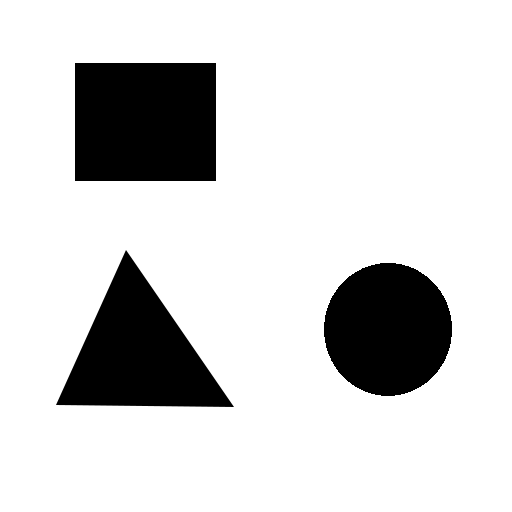
#> input picture 3shapes.bmp, 512 x 512 px; the run also reads 2 pictures not shown here
$ jupyter execute --allow-errors APO_Lab6_AnalizaObrazu.ipynb
#> lines starting #> are read from the running program, lines starting #| are printed output that depends on the picture; after the words box and inside, x2 and y2 are one past the last pixel; in counts of white or black regions, pixels touching at a corner belong together
### svm_utils.py
# -*- coding: utf-8 -*-
"""svm_utils.ipynb

Automatically generated by Colaboratory.

Original file is located at
    https://colab.research.google.com/drive/172y3xpWP16AE_rpf3dsd7mmuEihf4OBE
"""

#from google.colab.patches import cv2_imshow
import cv2
import numpy as np
from matplotlib import pyplot as plt
import random
from sklearn.metrics import accuracy_score
from sklearn.metrics import confusion_matrix
from sklearn.metrics import ConfusionMatrixDisplay
from sklearn.metrics import classification_report

# all feat

def get_feat(img):
  ret,thresh = cv2.threshold(img,127,255,0)
  contours,hierarchy = cv2.findContours(thresh, 1, 2)
  #print(len(contours))
  #cv2_imshow(thresh)


  M_all = np.empty((29, 0))

  for cnt in contours:
    M = cv2.moments(cnt)
    M_vec = M.values()
    M_vec = np.array(list(M_vec)).flatten().reshape(-1,1)
    #print(M_vec.shape)

    area = cv2.contourArea(cnt)

    perimeter = cv2.arcLength(cnt,True)

    x,y,w,h = cv2.boundingRect(cnt)
    aspect_ratio = float(w)/h

    rect_area = w*h
    extent = float(area)/rect_area

    equi_diameter = np.sqrt(4*area/np.pi)

    feat_vec = np.array([area, perimeter, aspect_ratio, extent, equi_diameter]).reshape(-1,1)

    M_vec = np.vstack((M_vec, feat_vec))
    #print(M_vec.shape)
    M_all = np.hstack((M_all, M_vec))

  return M_all

def get_target(input_feats, target_class = 1):
  sh = input_feats.shape
  out = np.ones((sh[1],1))
  return out*target_class

def train_svm_3class (fimg_class1,fimg_class2,fimg_class3, cmplot=0, print_report=0, my_labels=['class1','class2','class3']):
  img2 = cv2.imread(fimg_class1, cv2.IMREAD_GRAYSCALE)
  feat1 = get_feat(img2)
  feat1 = np.delete(feat1, feat1.shape[1]-1, axis=1)

  img2 = cv2.imread(fimg_class2, cv2.IMREAD_GRAYSCALE)
  feat2 = get_feat(img2)
  feat2 = np.delete(feat2, feat2.shape[1]-1, axis=1)

  img2 = cv2.imread(fimg_class3, cv2.IMREAD_GRAYSCALE)
  feat3 = get_feat(img2)
  feat3 = np.delete(feat3, feat3.shape[1]-1, axis=1)

  t1 = get_target(feat1, 1)
  t2 = get_target(feat2, 2)
  t3 = get_target(feat3, 3)

  x_input = np.float32(np.concatenate((feat1,np.concatenate((feat2, feat3),axis =1)),axis =1).transpose())
  t_input = np.int64(np.concatenate((t1,np.concatenate((t2, t3)))))

  # Train the SVM
  mysvm = cv2.ml.SVM_create()
  mysvm.setType(cv2.ml.SVM_C_SVC)
  mysvm.setKernel(cv2.ml.SVM_LINEAR)
  mysvm.setTermCriteria((cv2.TERM_CRITERIA_MAX_ITER, 10000, 1e-6))
  mysvm.train(x_input, cv2.ml.ROW_SAMPLE, t_input)

  y_pred = mysvm.predict(x_input)[1]
  svm_acc = accuracy_score(t_input, y_pred) #y_true = t_input

  if (print_report==1):
    print(classification_report(t_input, y_pred, target_names=my_labels))
  else:
    print('SVM trained with '+str(svm_acc)+' accuracy.')

  if (cmplot==1):
    CMdisp = ConfusionMatrixDisplay(confusion_matrix(t_input, y_pred), display_labels=my_labels)
    CMdisp.plot()


  return mysvm

def show_svm3_preds(svm,img_fname):
  img2 = cv2.imread(img_fname, cv2.IMREAD_GRAYSCALE)
  feat_test = get_feat(img2)
  #feat_test = np.delete(feat_test, feat_test.shape[1]-1, axis=1)
  #print(feat_test.shape)

  ret,thresh = cv2.threshold(img2,127,255,0)
  contours,hierarchy = cv2.findContours(thresh, 1, 2)
  #print(len(contours))

  contours,hierarchy = cv2.findContours(thresh, cv2.RETR_LIST, cv2.CHAIN_APPROX_NONE)
  #mode: cv2.RETR_EXTERNAL / cv2.RETR_FLOODFILL
  # aproximtion: cv2.CHAIN_APPROX_NONE / cv2.CHAIN_APPROX_SIMPLE
  img3 = cv2.cvtColor(img2,cv2.COLOR_GRAY2RGB)

  for x in range(len(contours)):
      sampleMat = np.float32(feat_test[:,x].reshape(-1,1).transpose())
      response = svm.predict(sampleMat)[1]

      cnt = contours[x]

      if response == 1:
        cv2.drawContours(img3, [cnt], 0, (0,255,0), 3) # zielony = ryz
      elif response == 2:
        cv2.drawContours(img3, [cnt], 0, (255,0,0), 3) # niebieski = soczewica
      elif response == 3:
        cv2.drawContours(img3, [cnt], 0, (0,0,255), 3) # czerwony = fasola
      else:
        cv2.drawContours(img3, [cnt], 0, (255,255,255), 3)

  #cv2_imshow(img3)
  plt.figure(figsize=(10,10))
  plt.imshow(cv2.cvtColor(img3, cv2.COLOR_BGR2RGB))

### APO_Lab6_AnalizaObrazu.ipynb
# APO Lab 6 Analiza obrazu

[cell 1]
#from google.colab.patches import cv2_imshow
import cv2
import numpy as np
from matplotlib import pyplot as plt
import random

from sklearn.metrics import accuracy_score
from sklearn.metrics import confusion_matrix
from sklearn.metrics import ConfusionMatrixDisplay
from sklearn.metrics import classification_report

!WAŻNE! Aby poniższy plik działał na Google Colab, należy wgrać plik '3shapes.bmp' do Zad1 oraz pliki 'svm_utils.py', 'train_ryz.jpg', 'train_fasola.jpg', 'train_soczewica.jpg', 'test1.jpg' do Zad2. Z panelu po lewej stronie wybieramy ikonę folderu ('Files') a następnie 'Upload' i wybieramy plik (wcześniej ściągnięte na dysk twardy z UBI).

# Zadanie 1

[cell 2]
# Wczytanie obrazu pierwotnego
img = cv2.imread('3shapes.bmp', cv2.IMREAD_GRAYSCALE)
#> img is the input picture: shape (512, 512); min 0, max 255, mean 212.3
#cv2_imshow(img)
plt.figure(figsize=(10,10))
plt.imshow(img, cmap='gray')

Funkcja cv2.findContours pozwala w prosty sposób wybrać z obrazu binarnego obiekty a właściwie ich kontury/obrysy. Jej ierwszym argumentem wejściowym jest oczywiście obraz. Dwa kolejne parametry definiują szczegóły generowania konturów. Drugi parametr określa czy znalezione zostaną wyłącznie kontóry zewnętrzne czy wszystie i określa hierarchiczność. W tym przykładzie będziemy korzystać z opcji *cv2.RETR_LIST*, która generuje wszystkie kontóry w obrazie bez ustalania ich hierarchii. Trzeci paramer określa czy i w jaki sposób kontury obiektów będą przybliżane (aproksymowane) aby zminimalizować liczbę punktów niezbędnych do przechowania. W tym przykładzie będziemy korzystać z opcji *cv2.CHAIN_APPROX_SIMPLE*, która enkoduje linie poziome, pionowe i nachylone pod kątem 45 stopni.

Pozostałe opcje drugiego parametru:

*   RETR_EXTERNAL
Python: cv.RETR_EXTERNAL
retrieves only the extreme outer contours. It sets hierarchy[i][2]=hierarchy[i][3]=-1 for all the contours.

*   RETR_LIST
Python: cv.RETR_LIST
retrieves all of the contours without establishing any hierarchical relationships.

*   RETR_CCOMP
Python: cv.RETR_CCOMP
retrieves all of the contours and organizes them into a two-level hierarchy. At the top level, there are external boundaries of the components. At the second level, there are boundaries of the holes. If there is another contour inside a hole of a connected component, it is still put at the top level.

*   RETR_TREE
Python: cv.RETR_TREE
retrieves all of the contours and reconstructs a full hierarchy of nested contours.

*   RETR_FLOODFILL
Python: cv.RETR_FLOODFILL

Pozostałe opcje trzeciego parametru:

*   CHAIN_APPROX_NONE
Python: cv.CHAIN_APPROX_NONE
stores absolutely all the contour points. That is, any 2 subsequent points (x1,y1) and (x2,y2) of the contour will be either horizontal, vertical or diagonal neighbors, that is, max(abs(x1-x2),abs(y2-y1))==1.

*   CHAIN_APPROX_SIMPLE
Python: cv.CHAIN_APPROX_SIMPLE
compresses horizontal, vertical, and diagonal segments and leaves only their end points. For example, an up-right rectangular contour is encoded with 4 points.

*   CHAIN_APPROX_TC89_L1
Python: cv.CHAIN_APPROX_TC89_L1
applies one of the flavors of the Teh-Chin chain approximation algorithm

*   CHAIN_APPROX_TC89_KCOS
Python: cv.CHAIN_APPROX_TC89_KCOS
applies one of the flavors of the Teh-Chin chain approximation algorithm

[Referencja] Dokumentacja: https://docs.opencv.org/2.4/modules/imgproc/doc/structural_analysis_and_shape_descriptors.html#findcontours

[cell 3]
# preporcessing
ret,thresh = cv2.threshold(img,127,255,0) # pogowanie obrazu pierwotnego aby uzyskac obraz binarny
#> thresh: shape (512, 512); 83.3% white; 3 black regions
contours,hierarchy = cv2.findContours(thresh, cv2.RETR_LIST, cv2.CHAIN_APPROX_SIMPLE) # funkcja znajdywania kontórow w obrazie binarnym
#> contours = 4 contours; box (x1, y1, x2, y2) and area: (0, 0, 512, 512) 261121, (74, 62, 217, 182) 16896, (55, 250, 235, 408) 14110, (323, 262, 453, 397) 13539
len(contours) # liczb znalezionych konturów
#> Out = 4

Jak łatwo zauważyć pomimo że na obrazie są trzy obiekty to algorytm znalazł 4 kontury. Zobaczmy dlaczego. Narysyjemy wszystkie znalezione kontury na obrazie.

[cell 4]
# Rysowanie kontórów na obrazie

img2 = cv2.cvtColor(img,cv2.COLOR_GRAY2RGB) # konwersja z szaroodcieniowego do RGB (właściwie to kolejność BGR) aby można było rysować kolorowe kontury

# rysujemy pierwszy kontur kolorem niebieskim
cnt = contours[0]
#> cnt = contour of 180 points, box (x1, y1, x2, y2) (323, 262, 453, 397), area 13539
cv2.drawContours(img2, [cnt], 0, (255,0,0), 3)

# rysujemy drugi kontur kolorem zielonym
cnt = contours[1]
#> cnt = contour of 244 points, box (x1, y1, x2, y2) (55, 250, 235, 408), area 14110
cv2.drawContours(img2, [cnt], 0, (0,255,0), 3)

# rysujemy trzeci kontur kolorem czerwonym
cnt = contours[2]
#> cnt = [[74, 63], [75, 62], [215, 62], [216, 63], [216, 180], [215, 181], [75, 181], [74, 180]]
cv2.drawContours(img2, [cnt], 0, (0,0,255), 3)

# rysujemy czwarty kontur innym kolorem
cnt = contours[3]
#> cnt = [[0, 0], [0, 511], [511, 511], [511, 0]]
cv2.drawContours(img2, [cnt], 0, (255,255,0), 3)

#cv2_imshow(img2)
plt.figure(figsize=(10,10))
plt.imshow(cv2.cvtColor(img2, cv2.COLOR_BGR2RGB))

Jak widać algorytm znajduje również kontur najbardziej zewnętrzny, czyli ramkę obrazu. Poniżej definicja funkcji która wczytuje obraz i wyświetla naniesione kolorowe kontury na obraz po progowaniu. Zachęcam do przetestowania różnych kombinacji parametrów funkcji *cv2.findContours*.

[cell 5]
def find_and_show_contours (fname):
#> called with fname = 'train_fasola.jpg'
  img = cv2.imread(fname, cv2.IMREAD_GRAYSCALE)
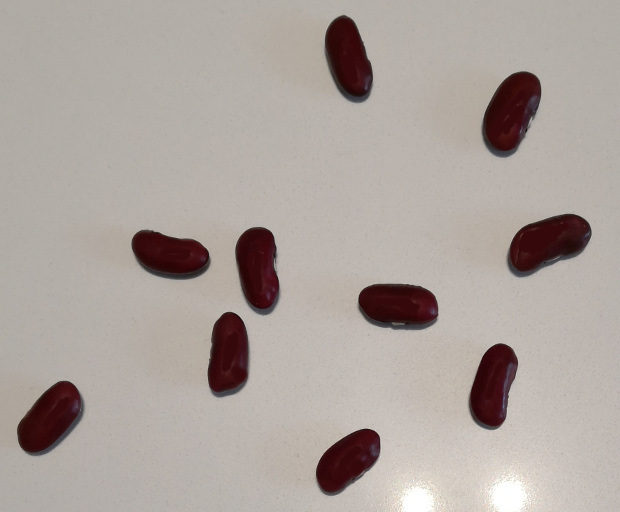
#> input picture train_fasola.jpg, 620 x 512 px
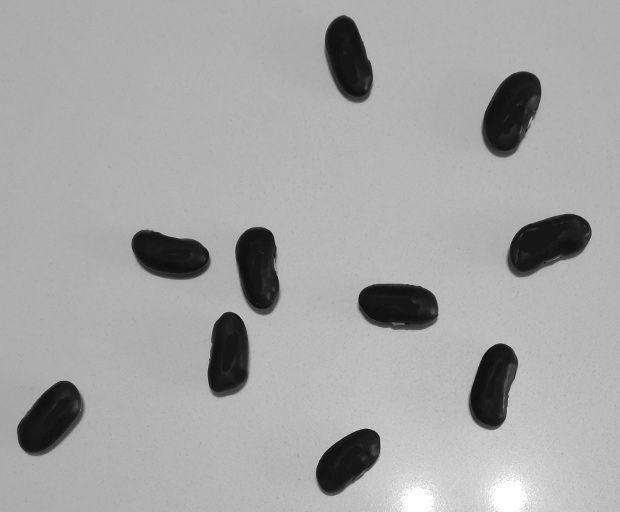
#> img: shape (512, 620); min 12, max 255, mean 165.5
  ret,thresh = cv2.threshold(img,127,255,0)
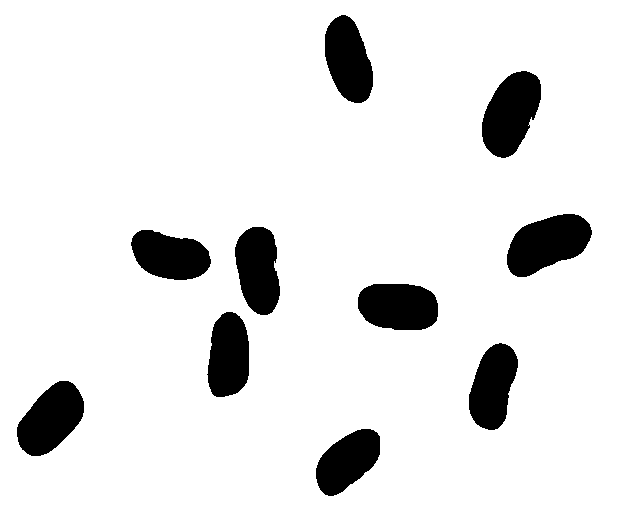
#> thresh: shape (512, 620); 90.2% white; 10 black regions
  contours,hierarchy = cv2.findContours(thresh, cv2.RETR_CCOMP, cv2.CHAIN_APPROX_NONE)
#> contours = 11 contours; largest, box (x1, y1, x2, y2) and area: (0, 0, 620, 512) 316309, (506, 213, 593, 278) 3689, (481, 70, 542, 159) 3621, (16, 380, 85, 457) 3373, (357, 283, 439, 331) 3254
# mode: cv2.RETR_EXTERNAL / cv2.RETR_FLOODFILL
# approximation: cv2.CHAIN_APPROX_NONE / cv2.CHAIN_APPROX_SIMPLE
  img3 = cv2.cvtColor(thresh,cv2.COLOR_GRAY2RGB)
#> img3: shape (512, 620, 3); 90.2% white; 10 black regions, largest, box (x1, y1, x2, y2) and area: (507, 214, 592, 277) 3583, (482, 71, 541, 158) 3514, (17, 381, 84, 456) 3281
  for cnt in contours:
    cv2.drawContours(img3, [cnt], 0, (random.randrange(50,200,25),random.randrange(50,200,25),random.randrange(50,200,25)), 3)
#> this loop made 11 passes
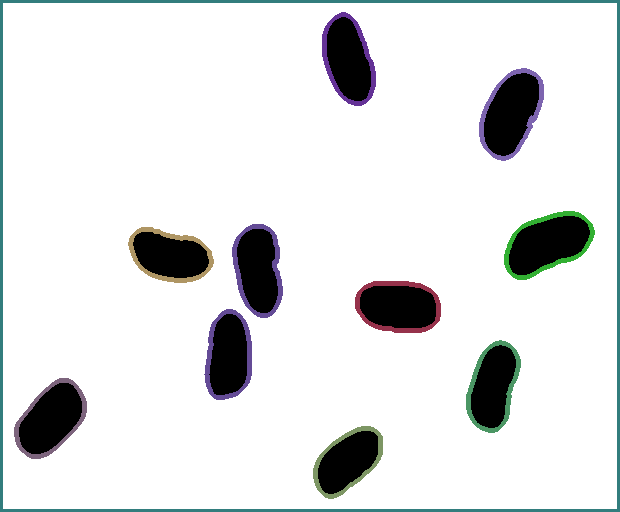
#> img3: shape (512, 620, 3); mean B, G, R 226, 225.7, 224.2
  #cv2_imshow(img3)
  plt.figure(figsize=(10,10))
  plt.imshow(img3)

[cell 6]
find_and_show_contours ('train_fasola.jpg')

## Zad 1. a) Obliczenie momentów

Do obliczania momentów centralnych obrazu (obiektu) służy wbudowana funkcja opencv *cv2.moments*. Może ona przyjmować jako argument wejściowy cały obraz lub kontur (uzyskany z poprzednio użytej funkcji *cv2.findContours*).

Funkcja ta wylicza momenty do 3 rzędu wiec w wyniku otrzymujemy 24 wartości. W języku python wynik jest w postaci 'dict'.

[Referencja] Dokumentacja: https://docs.opencv.org/2.4/modules/imgproc/doc/structural_analysis_and_shape_descriptors.html?highlight=cv2.moments#cv2.moments

[cell 7]
# obliczanie momentów dla całego obrazu
M_img = cv2.moments(img)
#> M_img = moments, m00 55662581, centre m10/m00, m01/m00 = (263.3, 255)
M_img
#> Out has the same summary as M_img

[cell 8]
# obliczanie momentów dla pojedynczego obiektu
cnt = contours[0]
#> cnt = contour of 180 points, box (x1, y1, x2, y2) (323, 262, 453, 397), area 13539
M = cv2.moments(cnt)
#> M = moments, m00 13539, centre m10/m00, m01/m00 = (387.5, 328.9)
M
#> Out has the same summary as M

## Zad 1. b) Obliczenie pola powierzchni i obwodu

Aby obliczyć pole powierzchni i obwodu również można użyć wbudowanych funkcji biblioteki OpenCV.

[cell 9]
area = cv2.contourArea(cnt)
#> area = 13539
area
#> Out = 13539

[cell 10]
perimeter = cv2.arcLength(cnt,True) # Drugi argument określa czy kształt ma zamknięty kontur (wtedy podajemy True) czy jest to krzywa
#> perimeter = 434.6
perimeter
#> Out = 434.6

## Zad 1. c) Obliczanie współczynników kształtu

Do obliczenia wybranych współczynników kształtu również można wspomóc się funkcjami z biblioteki OpenCV.

[cell 11]
#aspect ratio
x,y,w,h = cv2.boundingRect(cnt)
#> x = 323; y = 262; w = 130; h = 135
aspect_ratio = float(w)/h
#> aspect_ratio = 0.963
aspect_ratio
#> Out = 0.963

[cell 12]
#extent
area = cv2.contourArea(cnt)
x,y,w,h = cv2.boundingRect(cnt)
rect_area = w*h
#> rect_area = 17550
extent = float(area)/rect_area
#> extent = 0.771
extent
#> Out = 0.771

[cell 13]
#solidity
area = cv2.contourArea(cnt)
hull = cv2.convexHull(cnt)
#> hull = contour of 53 points, box (x1, y1, x2, y2) (323, 262, 453, 397), area 13634
hull_area = cv2.contourArea(hull)
#> hull_area = 13634
solidity = float(area)/hull_area
#> solidity = 0.993
solidity
#> Out = 0.993

[cell 14]
# equivalentDiameter
area = cv2.contourArea(cnt)
equi_diameter = np.sqrt(4*area/np.pi)
#> equi_diameter = 131.3
equi_diameter
#> Out = 131.3

# Zadanie 2

Opracować algorytm i uruchomić aplikację realizującą klasyfikację obiektu/obrazu na podstawie utworzonego w Zadaniu 1 wektora cech. Klasyfikacja realizowana za pomocą SVM na podstawie zbioru uczącego podanego przez prowadzącego.

## Przykład podziału płaszczyzny przez SVM (Support Vector Machine)

Zakładając że mamy dwie cechy opisujące każdy obiekt, możemy utworzyć płaszczyznę i nanieść na nią punkty odpowiadające każdemu obiektowi. Załóżmy że wiemy że obiekty należą do dwóch klas. Zadaniem klasyfikatora jest wyznaczenie podziału płaszczyzny na dwa rozłączne obszary odpowiadające każdej z klas, czyli na znalezieniu tzw. granicy decyzyjnej między klasami. Prosty przykład poniżej (nie trzeba wnikliwie analizować kodu, tym zajmiemy się w dalszej części).

[cell 15]
# Set up training data
labels = np.array([1, -1, -1, -1])
trainingData = np.matrix([[501, 10], [255, 10], [501, 255], [10, 501]], dtype=np.float32)
#labels.shape

[cell 16]
# Train the SVM
svm = cv2.ml.SVM_create()
svm.setType(cv2.ml.SVM_C_SVC)
svm.setKernel(cv2.ml.SVM_LINEAR)
svm.setTermCriteria((cv2.TERM_CRITERIA_MAX_ITER, 100, 1e-6))
svm.train(trainingData, cv2.ml.ROW_SAMPLE, labels)
#> Out = True

[cell 17]
# Image for visual representation
width = 512
height = 512
image = np.zeros((height, width, 3), dtype=np.uint8)
# Show the decision regions given by the SVM
green = (0,255,0)
blue = (255,0,0)
for i in range(image.shape[0]):
    for j in range(image.shape[1]):
        sampleMat = np.matrix([[j,i]], dtype=np.float32)
        response = svm.predict(sampleMat)[1]
        if response == 1:
            image[i,j] = green
        elif response == -1:
            image[i,j] = blue
# Show the training data
thickness = -1
for dataPoint in trainingData:
  cv2.circle(image, (int(dataPoint[0,0]), int(dataPoint[0,1])), 5, (  0,   0,   0), thickness)
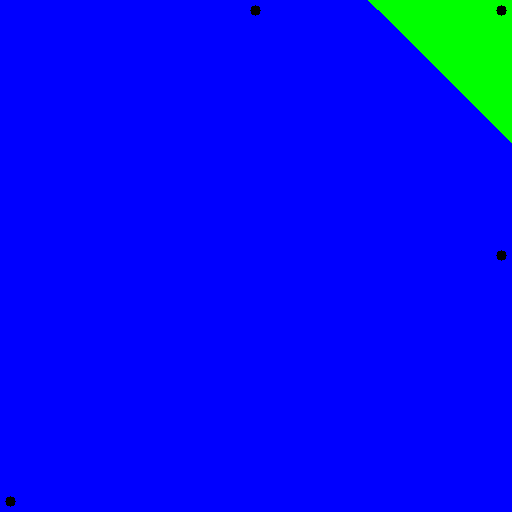
#> image: shape (512, 512, 3); mean of channels 0, 1, 2 244.7, 9.9, 0; drawn as B, G, R
# Show support vectors
thickness = 2
sv = svm.getUncompressedSupportVectors()
#> sv = [[501, 10], [255, 10], [501, 255]]
for i in range(sv.shape[0]):
    cv2.circle(image, (int(sv[i,0]), int(sv[i,1])), 6, (128, 128, 128), thickness)
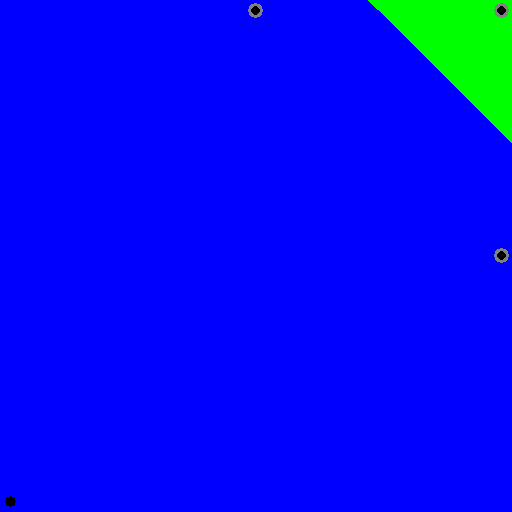
#> image: shape (512, 512, 3); 0.13% of pixels changed, all inside (x1, y1, x2, y2) = (248, 3, 509, 263); drawn as B, G, R

#cv2_imshow(image)
plt.figure(figsize=(10,10))
plt.imshow(cv2.cvtColor(image, cv2.COLOR_BGR2RGB))

Jak wydać płaszczyna cech została podzielona na dwa zbiory odpowiadające klasom. Linę podziału można by poprowadzić w wielu miejscach. Dlaczego tutaj jest akurat w tym miejscu?
Otóż cechą SVM jest wyznaczanie granicy decyzyjnej rozdzielającej z maksymalnym marginesem przykłady należące do różnych klas.

[Rysunek z: https://docs.opencv.org/2.4/doc/tutorials/ml/introduction_to_svm/introduction_to_svm.html gdzie można również dowiedzieć się więcej o działaniu SVM]

W tych prostych przykładach widocznych na dwóch rysunkach powyżej mamy doczynienia z dwuwymiarową przestrzenią cech. W praktyce dotyczącej klasyfikacji obrazów/obiektów często wektory cech zawierają znacznie więcej niż dwie cechy. Przestrzeń cech staje się wielowymiarowa a granica decyzyjna może być skomplikowaną hiperpłaszczyzną.

SVM cechuje się, tym że próbuje oddzielić dane funkcją liniową, a jeśli to nie wychodzi przenosi dane do wyższych wymiarów przy użyciu tzw. funkcji jądrowych (kernel functions) i wtedy jeszcze raz próbuje znaleźć optymalny podział. [tutaj bardzo proste wyjaśnienie działania SVM: https://tomaszkacmajor.pl/index.php/2016/04/17/support-vector-machine/]

SVM wciąż jest często wykorzystywany przy klasyfikacji obrazów/obiektów ze względu na dużą efektywność obliczeniową (złożoność rośnie tylko liniowo wraz z liczbą wymiarów), relatywnie szybki czas uczenia klasyfikatora i małe wymagania liczby przykładów zbioru uczącego (szczególnie w porównaniu z popularnym głębokim uczeniem).

## Trening i testowanie SVM

Klasyfikacja przy użyciu SVM również może być w prosty sposób zrealizowana przy użyciu biblioteki OpenCV. Poniżej przedstawiam przykład klasyfikacji obiektów należących do trzech klas 'ryż', 'soczewica' i 'fasola'. Obiekty będą klasyfikowane na podstawie wektora cech złożonego z cech prezentowanych w Zadaniu 1.

Jak większość klasyfikatorów SVM do wyuczenia potrzebuje etykietowanych danych treningowych czyli etykiety w postaci nazwy klasy odpowiedno dla każdego wektora cech.

Implementacja SVM w OpenCV wymaga aby dane uczące dla klasyfikatora były podane w postaci macierzy (n,m) gdzie n to liczba przykładów (próbek). Wymiar macierzy (zmiennej) zawierającej etykiety powienien być (n,1). W wersji w języku python zmienne te powinny być typu np.int64.

[cell 18]
# przygotowane obrazy zawierające dane obiekty zbioru uczącego
img1 = cv2.imread('train_ryz.jpg', cv2.IMREAD_GRAYSCALE)
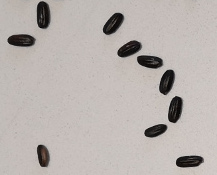
#> input picture train_ryz.jpg, 217 x 175 px
img2 = cv2.imread('train_soczewica.jpg', cv2.IMREAD_GRAYSCALE)
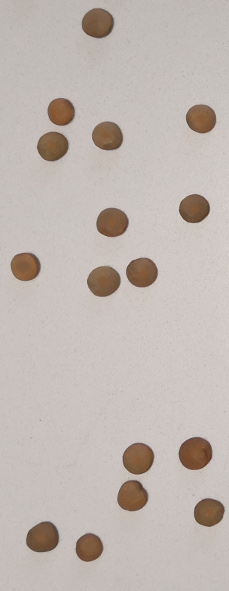
#> input picture train_soczewica.jpg, 229 x 591 px
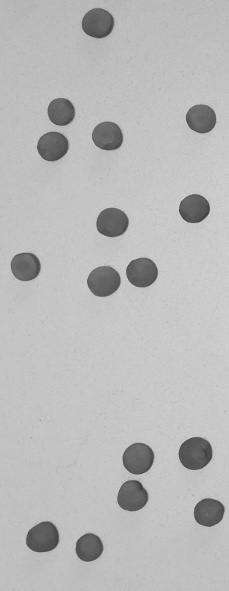
#> img2: shape (591, 229); min 59, max 212, mean 185.7
img3 = cv2.imread('train_fasola.jpg', cv2.IMREAD_GRAYSCALE)
# [4 lines of commented-out code are left out]
plt.figure()
plt.imshow(img1, cmap='gray')
plt.figure()
plt.imshow(img2, cmap='gray')
plt.figure()
plt.imshow(img3, cmap='gray')

[cell 19]
# funkcja tworząca wektor cech dla każdego obiektu zanlezionego w obrazie

def get_feat(img):
  ret,thresh = cv2.threshold(img,127,255,0)
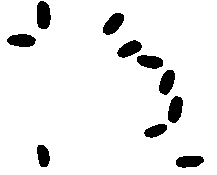
#> thresh: shape (175, 217); 92.7% white; 10 black regions
  contours,hierarchy = cv2.findContours(thresh, 1, 2)
#> contours = 11 contours; largest, box (x1, y1, x2, y2) and area: (0, 0, 217, 175) 37584, (36, 0, 52, 30) 361, (167, 95, 184, 124) 334, (102, 12, 125, 36) 328, (6, 33, 37, 48) 326
  #print(len(contours))
  #cv2_imshow(thresh)


  M_all = np.empty((29, 0))

  for cnt in contours:
    M = cv2.moments(cnt)
    M_vec = M.values()
    M_vec = np.array(list(M_vec)).flatten().reshape(-1,1)
    #print(M_vec.shape)

    area = cv2.contourArea(cnt)

    perimeter = cv2.arcLength(cnt,True)

    x,y,w,h = cv2.boundingRect(cnt)
    aspect_ratio = float(w)/h

    rect_area = w*h
    extent = float(area)/rect_area

    equi_diameter = np.sqrt(4*area/np.pi)

    feat_vec = np.array([area, perimeter, aspect_ratio, extent, equi_diameter]).reshape(-1,1)

    M_vec = np.vstack((M_vec, feat_vec))
    #print(M_vec.shape)
    M_all = np.hstack((M_all, M_vec))
#> this loop made 11 passes
#> (area, perimeter, x, y, w, h, aspect_ratio, rect_area) on passes 1 to 8: (302.5, 72.87, 175, 155, 30, 14, 2.14, 420), (250, 63.46, 36, 144, 15, 24, 0.625, 360), (241.5, 64.53, 143, 123, 25, 16, 1.56, 400), (334, 73.94, 167, 95, 17, 29, 0.586, 493), (314.5, 71.36, 158, 69, 18, 27, 0.667, 486), (306.5, 71.7, 136, 54, 28, 16, 1.75, 448), (309, 72.43, 116, 39, 27, 20, 1.35, 540), (326.5, 74.53, 6, 33, 31, 15, 2.07, 465)
#> (the rest of the program and of its run is left out)
